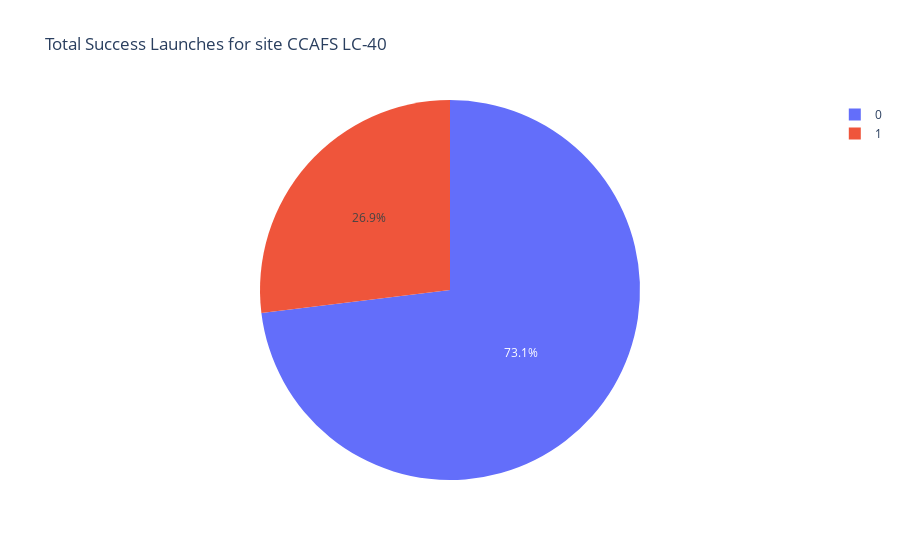

This figure's notebook cell:
### Markdown cell above
Now, you can take a look at what are the coordinates for each site.

### Code cell
# Select relevant sub-columns: `Launch Site`, `Lat(Latitude)`, `Long(Longitude)`, `class`
#spacex_df = spacex_df[['Launch Site', 'Lat', 'Long', 'class']]
#spacex_df
launch_sites_df = spacex_df.groupby(['Launch Site'], as_index=False).first()
#launch_sites_df
launch_sites_df = launch_sites_df[['Launch Site', 'Lat', 'Long']]

spacex_df
#spacex_df2 = spacex_df
#spacex_df2['count'] = spacex_df2.groupby(['class']).count()
import plotly.express as px
selected_site = 'CCAFS LC-40'
#spacex_df2 = spacex_df.groupby(['class'])['Orbit'].count().reset_index()
spacex_df2 = spacex_df[spacex_df['Launch Site'] == selected_site].groupby(['class'])['Orbit'].count().reset_index()
spacex_df2.rename(columns = {'Orbit':'Count'},inplace=True)
#spacex_df2
#type(spacex_df2)
px.pie(spacex_df2, values = 'Count', names = 'class', title = f'Total Success Launches for site {selected_site}')
#df = spacex_df[spacex_df['Launch Site'] == selected_site].groupby(['class'])['class'].count()
#df
#px.pie(df, values = 'class', title = f'Total Success Launches for site {selected_site}')

### Figure 1 — Plotly figure (JSON) as saved in the notebook; plotly's stock layout.template omitted (floating-point values rounded to 4 significant figures)
{"data": [{"domain": {"x": [0, 1], "y": [0, 1]}, "hovertemplate": "class=%{label}<br>Count=%{value}<extra></extra>", "labels": [0, 1], "legendgroup": "", "name": "", "showlegend": true, "type": "pie", "values": [19, 7]}], "layout": {"legend": {"tracegroupgap": 0}, "title": {"text": "Total Success Launches for site CCAFS LC-40"}}}
